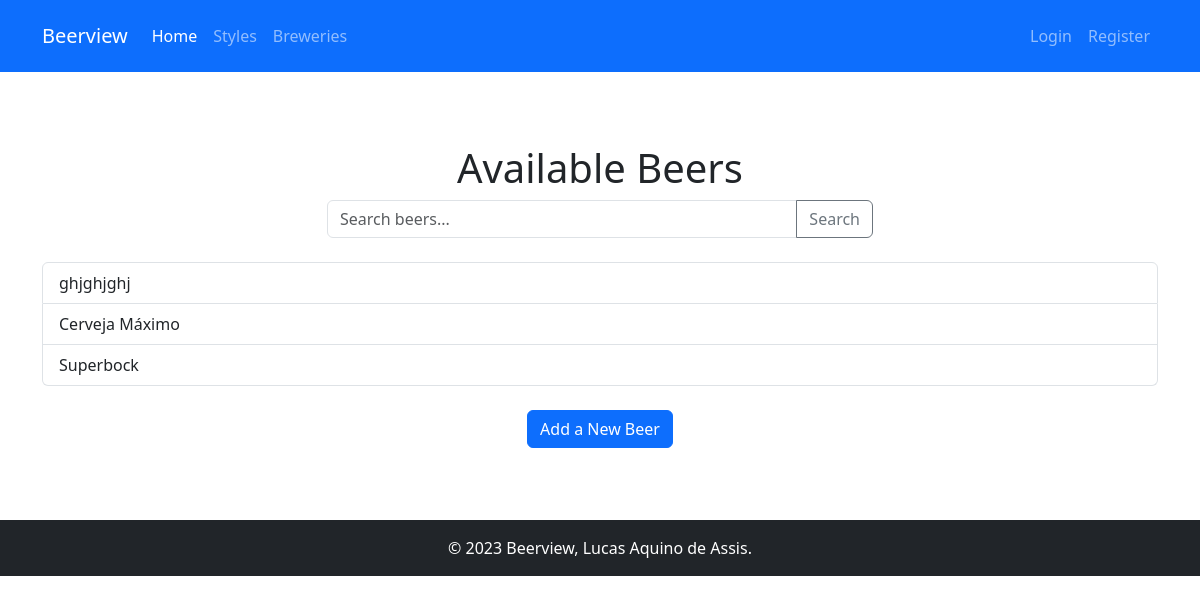
The page / on the database its author committed.
### beerview/models.py (models this page shows, shortened)
class Beer(models.Model):
    name = models.CharField(max_length=200)
    brewery = models.ForeignKey(
        Brewery,
        on_delete=models.CASCADE,
        related_name="beers"
    )
    user = models.ForeignKey(
        'auth.User',
        on_delete=models.SET_NULL,
        null=True
    )
    style = models.ForeignKey(
        BeerStyle,
        on_delete=models.SET_NULL,
        null=True,
        related_name="beers"
    )
    abv = models.DecimalField(
        _("ABV"),
        max_digits=3,
        decimal_places=1,
        help_text=_("Alcohol By Volume"),
        validators=[MinValueValidator(Decimal('0.00'))]
    )
    ibu = models.PositiveIntegerField(
        _("IBU"),
        null=True,
        blank=True,
        help_text=_("International Bitterness Units")
    )
    srm = models.PositiveIntegerField(
        _("SRM"),
        null=True,
        blank=True,
        help_text=_("Standard Reference Method - color")
    )
    description = models.TextField(blank=True)

### beerview/views.py (the view)
# urls.py: path('', views.index, name='index'),
def index(request):
    beers = Beer.objects.all()
    context = {
        "beers": beers,
    }
    return render(request, "beerview/index.html", context)

### beerview/templates/beerview/index.html
{% extends 'base_generic.html' %}
{% load django_bootstrap5 %}
{% block content %}
<div class="py-5">
    <h1 class="text-center">Available Beers</h1>
    <div class="row justify-content-center mb-4">
        <div class="col-md-6">
            <form method="get" action="{% url 'search_beers' %}" class="input-group">
                <input type="text" name="q" class="form-control" placeholder="Search beers...">
                <button class="btn btn-outline-secondary" type="submit">Search</button>
            </form>
        </div>
    </div>
    {% if beers %}
        <div class="list-group">
        {% for beer in beers %}
            <a href="{% url 'beer_details' beer.id %}" class="list-group-item list-group-item-action">{{ beer.name }}</a>
        {% endfor %}
        </div>
    {% else %}
        <p class="text-center">No beers are available.</p>
    {% endif %}
    <div class="text-center mt-4">
        <a href="{% url 'add_beer' %}" class="btn btn-primary">Add a New Beer</a>
    </div>
</div>
{% endblock %}

### rows shown on the page
Beer: name "ghjghjghj"
Beer: name "Cerveja Máximo"
Beer: name "Superbock"
